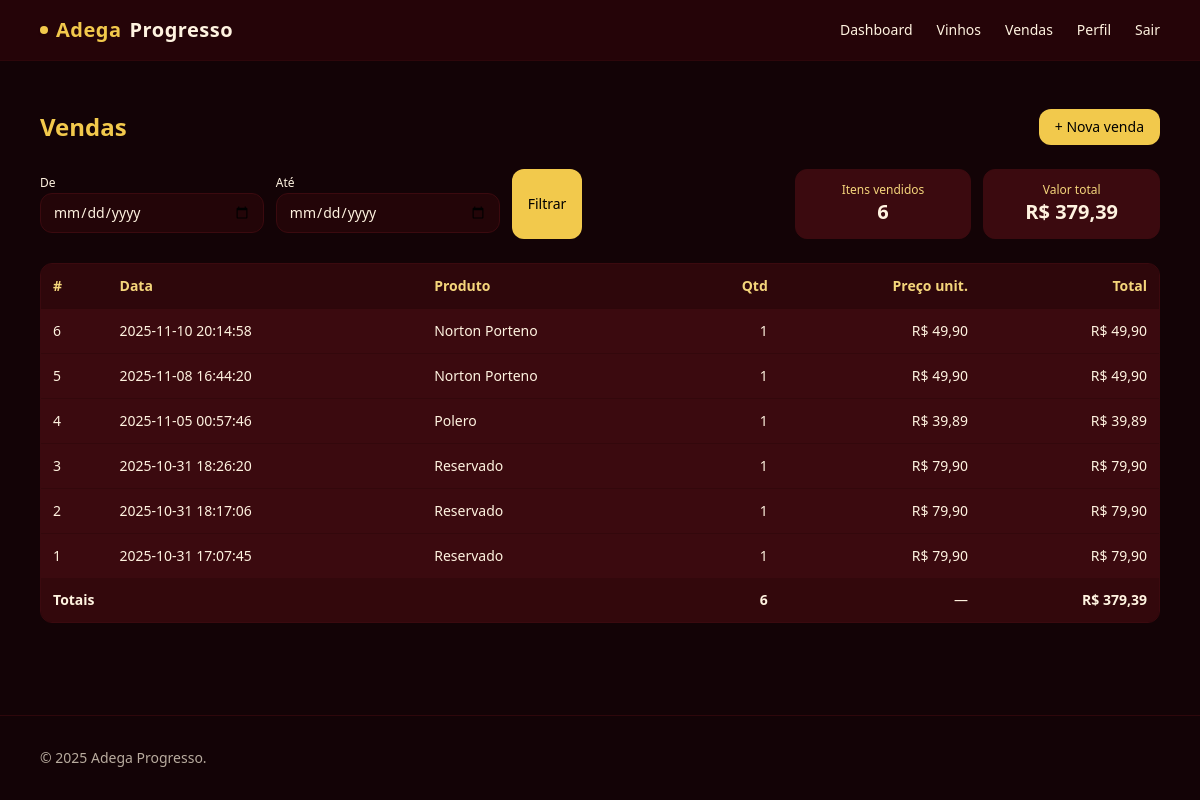
The page /vendas (signed in) on the database its author committed.
### tables this page shows
CREATE TABLE vendas(
                id INTEGER PRIMARY KEY AUTOINCREMENT,
                produto_id INTEGER NOT NULL,
                quantidade INTEGER NOT NULL,
                preco_unit REAL NOT NULL,
                total REAL NOT NULL,
                criado_em DATETIME DEFAULT CURRENT_TIMESTAMP,
                FOREIGN KEY(produto_id) REFERENCES produtos(id)
            );

CREATE TABLE produtos(
                id INTEGER PRIMARY KEY AUTOINCREMENT,
                nome TEXT NOT NULL,
                uva TEXT,
                safra TEXT,
                regiao TEXT,
                preco REAL NOT NULL DEFAULT 0,
                estoque INTEGER NOT NULL DEFAULT 0,
                descricao TEXT,
                imagem_url TEXT,
                criado_em DATETIME DEFAULT CURRENT_TIMESTAMP
            );

### app.py (the view)
@app.route("/vendas")
@login_required
def vendas_list():
    d1 = (request.args.get("d1") or "").strip()  # formato YYYY-MM-DD
    d2 = (request.args.get("d2") or "").strip()
    where = []
    params = []
    if d1:
        where.append("date(v.criado_em) >= date(?)")
        params.append(d1)
    if d2:
        where.append("date(v.criado_em) <= date(?)")
        params.append(d2)
    where_sql = (" WHERE " + " AND ".join(where)) if where else ""
    with get_conn() as conn:
        vendas = conn.execute(f"""
            SELECT v.id, v.criado_em, v.quantidade, v.preco_unit, v.total,
                   p.nome AS produto_nome
            FROM vendas v
            JOIN produtos p ON p.id = v.produto_id
            {where_sql}
            ORDER BY v.criado_em DESC, v.id DESC
        """, tuple(params)).fetchall()
        totais = conn.execute(f"""
            SELECT COALESCE(SUM(v.quantidade),0) AS itens,
                   COALESCE(SUM(v.total),0)      AS valor
            FROM vendas v
            {where_sql}
        """, tuple(params)).fetchone()
    return render_template("vendas.html", vendas=vendas, d1=d1, d2=d2, totais=totais)

### app.py (called while the page is built)
def get_conn():
    conn = sqlite3.connect(DB_PATH)
    conn.row_factory = sqlite3.Row
    return conn

def login_required(view):
    @wraps(view)
    def wrapper(*args, **kwargs):
        if "user_id" not in session:
            flash("Faça login para acessar.", "danger")
            return redirect(url_for("login"))
        return view(*args, **kwargs)
    return wrapper

### templates/vendas.html (shortened to what this page needs)
{% extends "base.html" %}
{% block content %}
<section class="max-w-6xl mx-auto px-4 py-8">
  <div class="flex items-center justify-between">
    <h1 class="text-2xl font-semibold text-gold-400">Vendas</h1>
    <a href="{{ url_for('vendas_nova') }}"
       class="px-4 py-2 rounded-xl bg-gold-400 hover:bg-gold-300 text-black text-sm font-medium transition">
      + Nova venda
    </a>
  </div>
  <form method="get" class="mt-6 grid sm:grid-cols-12 gap-3">
    <div class="sm:col-span-5 grid grid-cols-2 gap-3">
      <div>
        <label class="text-xs text-champ-50/90">De</label>
        <input type="date" name="d1" value="{{ d1 or '' }}"
               class="w-full rounded-xl border border-wine-800 bg-wine-900/60 text-champ-50 px-3 py-2 text-sm focus:border-gold-400">
      </div>
      <div>
        <label class="text-xs text-champ-50/90">Até</label>
        <input type="date" name="d2" value="{{ d2 or '' }}"
               class="w-full rounded-xl border border-wine-800 bg-wine-900/60 text-champ-50 px-3 py-2 text-sm focus:border-gold-400">
      </div>
    </div>
    <div class="sm:col-span-3 flex gap-2">
      <button class="px-4 py-2 rounded-xl bg-gold-400 hover:bg-gold-300 text-black text-sm font-medium transition">Filtrar</button>
    </div>
    <div class="sm:col-span-4 grid grid-cols-2 gap-3">
      <div class="rounded-xl border border-wine-800 bg-wine-800 text-champ-50 p-3 text-center">
        <div class="text-xs text-gold-300/95">Itens vendidos</div>
        <div class="text-xl font-semibold text-champ-50">{{ totais['itens'] or 0 }}</div>
      </div>
      <div class="rounded-xl border border-wine-800 bg-wine-800 text-champ-50 p-3 text-center">
        <div class="text-xs text-gold-300/95">Valor total</div>
        <div class="text-xl font-semibold text-champ-50">
          {% set v = ("%0.2f"|format(totais['valor'] or 0)).replace('.', ',') %}
          R$ {{ v }}
        </div>
      </div>
    </div>
  </form>
  {% if vendas %}
  <div class="mt-6 overflow-x-auto rounded-xl border border-wine-800">
    <table class="min-w-full text-sm bg-wine-800 text-champ-50">
      <thead class="bg-wine-900 text-gold-300/95">
        <tr>
          <th class="text-left p-3">#</th>
          <th class="text-left p-3">Data</th>
          <th class="text-left p-3">Produto</th>
          <th class="text-right p-3">Qtd</th>
          <th class="text-right p-3">Preço unit.</th>
          <th class="text-right p-3">Total</th>
        </tr>
      </thead>
      <tbody>
        {% for v in vendas %}
        <tr class="border-t border-wine-900/60">
          <td class="p-3">{{ v['id'] }}</td>
          <td class="p-3">{{ v['criado_em'] }}</td>
          <td class="p-3">{{ v['produto_nome'] }}</td>
          <td class="p-3 text-right">{{ v['quantidade'] }}</td>
          <td class="p-3 text-right">
            {% set pu = ("%0.2f"|format(v['preco_unit'] or 0)).replace('.', ',') %} R$ {{ pu }}
          </td>
          <td class="p-3 text-right">
            {% set tt = ("%0.2f"|format(v['total'] or 0)).replace('.', ',') %} R$ {{ tt }}
          </td>
        </tr>
        {% endfor %}
      </tbody>
      <tfoot class="bg-wine-900/60">
        <tr>
          <td class="p-3" colspan="3"><strong class="text-champ-50">Totais</strong></td>
          <td class="p-3 text-right"><strong class="text-champ-50">{{ totais['itens'] or 0 }}</strong></td>
          <td class="p-3 text-right">—</td>
          <td class="p-3 text-right">
            <strong class="text-champ-50">
              {% set v = ("%0.2f"|format(totais['valor'] or 0)).replace('.', ',') %} R$ {{ v }}
            </strong>
          </td>
        </tr>
      </tfoot>
    </table>
  </div>
  {% else %}
    <p class="mt-6 text-champ-50/80">Nenhuma venda no período selecionado.</p>
  {% endif %}
</section>
{% endblock %}

### rows shown on the page
vendas: id "6", criado_em "2025-11-10 20:14:58", produto_nome "Norton Porteno", quantidade "1", pu "49,90", tt "49,90"
vendas: id "5", criado_em "2025-11-08 16:44:20", produto_nome "Norton Porteno", quantidade "1", pu "49,90", tt "49,90"
vendas: id "4", criado_em "2025-11-05 00:57:46", produto_nome "Polero", quantidade "1", pu "39,89", tt "39,89"
vendas: id "3", criado_em "2025-10-31 18:26:20", produto_nome "Reservado", quantidade "1", pu "79,90", tt "79,90"
vendas: id "2", criado_em "2025-10-31 18:17:06", produto_nome "Reservado", quantidade "1", pu "79,90", tt "79,90"
vendas: id "1", criado_em "2025-10-31 17:07:45", produto_nome "Reservado", quantidade "1", pu "79,90", tt "79,90"

### other values the page prints
{{ totais['itens'] or 0 }} "6"
{{ v }} "379,39"
